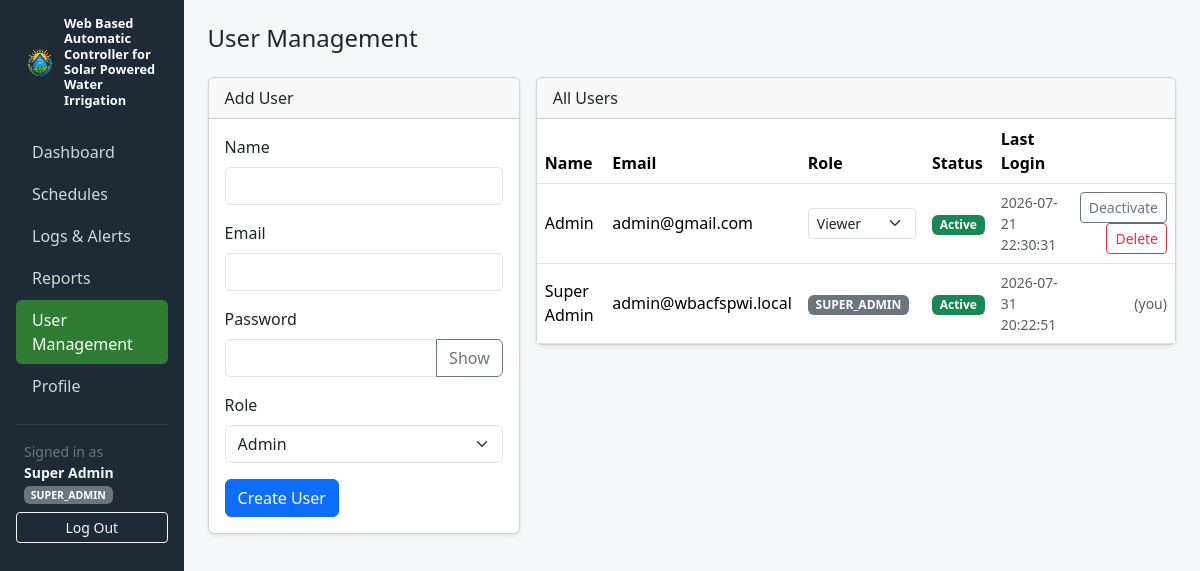
The page /admin/users.php (signed in) on the database its author committed.
### tables this page shows
CREATE TABLE IF NOT EXISTS users (
    id INT AUTO_INCREMENT PRIMARY KEY,
    name VARCHAR(100) NOT NULL,
    email VARCHAR(150) NOT NULL UNIQUE,
    password_hash VARCHAR(255) NOT NULL,
    role ENUM('super_admin', 'admin', 'viewer') NOT NULL DEFAULT 'viewer',
    is_active TINYINT(1) NOT NULL DEFAULT 1,
    security_question VARCHAR(50) NULL,
    security_answer_hash VARCHAR(255) NULL,
    last_login_at DATETIME NULL,
    created_at DATETIME NOT NULL DEFAULT CURRENT_TIMESTAMP
);

### src/helpers/Auth.php (called while the page is built, shortened)
<?php
class Auth
{
    public static function check(): bool
    {
        return isset($_SESSION['user_id']);
    }
    public static function user(): ?array
    {
        return [
            'id' => $_SESSION['user_id'],
            'name' => $_SESSION['user_name'],
            'email' => $_SESSION['user_email'],
            'role' => $_SESSION['user_role'],
        ];
    }
}

### config/database.php (called while the page is built, shortened)
<?php
function getDb(): PDO
{
    static $pdo = null;
    if ($pdo === null) {
        $dsn = 'mysql:host=' . DB_HOST . ';dbname=' . DB_NAME . ';charset=utf8mb4';
        $pdo = new PDO($dsn, DB_USER, DB_PASS, [
            PDO::ATTR_ERRMODE => PDO::ERRMODE_EXCEPTION,
            PDO::ATTR_DEFAULT_FETCH_MODE => PDO::FETCH_ASSOC,
            PDO::ATTR_EMULATE_PREPARES => false,
        ]);
    }
    return $pdo;
}

### src/models/User.php (called while the page is built, shortened)
<?php
class User
{
    public static function all(): array
    {
        $stmt = getDb()->query('SELECT id, name, email, role, is_active, last_login_at, created_at FROM users ORDER BY name ASC');
        return $stmt->fetchAll();
    }
}

### config/bootstrap.php (called while the page is built, shortened)
<?php
require_once __DIR__ . '/database.php';
require_once __DIR__ . '/../src/helpers/Auth.php';
spl_autoload_register(function (string $class) {
    $dirs = [
        __DIR__ . '/../src/models/',
        __DIR__ . '/../src/services/',
        __DIR__ . '/../src/controllers/',
    ];
    foreach ($dirs as $dir) {
        $path = $dir . $class . '.php';
        if (file_exists($path)) {
            return;
        }
    }
});

### public/admin/users.php (the view, shortened to what this page needs)
<?php
require_once __DIR__ . '/../../config/bootstrap.php';
$roleOptions = ['super_admin' => 'Super Admin', 'admin' => 'Admin', 'viewer' => 'Viewer'];
$users = User::all();
$superAdminCount = User::countSuperAdmins();
$activePage = 'users';
include __DIR__ . '/partials/head.php';
include __DIR__ . '/partials/sidebar.php';
?>
<h4 class="mb-4">User Management</h4>
<div class="row g-3">
    <div class="col-md-4">
        <div class="card shadow-sm">
            <div class="card-header">Add User</div>
            <div class="card-body">
                <form method="post" action="<?= BASE_URL ?>/admin/users.php">
                    <div class="mb-3">
                        <label class="form-label">Name</label>
                        <input type="text" name="name" class="form-control" required>
                    </div>
                    <div class="mb-3">
                        <label class="form-label">Email</label>
                        <input type="email" name="email" class="form-control" required>
                    </div>
                    <div class="mb-3">
                        <label class="form-label">Password</label>
                        <input type="password" name="password" class="form-control" minlength="8" required>
                    </div>
                    <div class="mb-3">
                        <label class="form-label">Role</label>
                        <select name="role" class="form-select">
                            <?php foreach ($roleOptions as $key => $label): ?>
                                <?php $disabled = ($key === 'super_admin' && $superAdminCount >= 1); ?>
                                <option value="<?= $key ?>" <?= $disabled ? 'disabled' : '' ?>>
                                    <?= $label ?><?= $disabled ? ' (Limit reached — 1 max)' : '' ?>
                                </option>
                            <?php endforeach; ?>
                        </select>
                    </div>
                    <button type="submit" class="btn btn-primary">Create User</button>
                </form>
            </div>
        </div>
    </div>
    <div class="col-md-8">
        <div class="card shadow-sm">
            <div class="card-header">All Users</div>
            <div class="table-responsive">
                <table class="table table-hover mb-0 align-middle">
                    <thead>
                        <tr>
                            <th>Name</th>
                            <th>Email</th>
                            <th>Role</th>
                            <th>Status</th>
                            <th>Last Login</th>
                            <th></th>
                        </tr>
                    </thead>
                    <tbody>
                        <?php foreach ($users as $u): ?>
                            <tr>
                                <td><?= htmlspecialchars($u['name']) ?></td>
                                <td><?= htmlspecialchars($u['email']) ?></td>
                                <td>
                                    <?php if ((int) $u['id'] === (int) $user['id']): ?>
                                        <span class="badge bg-secondary text-uppercase"><?= htmlspecialchars($u['role']) ?></span>
                                    <?php else: ?>
                                        <form method="post" action="<?= BASE_URL ?>/admin/users.php" class="d-inline-flex gap-1">
                                            <select name="role" class="form-select form-select-sm" onchange="this.form.submit()">
                                                <?php foreach ($roleOptions as $key => $label): ?>
                                                    <?php $disabled = ($key === 'super_admin' && $u['role'] !== 'super_admin' && $superAdminCount >= 1); ?>
                                                    <option value="<?= $key ?>" <?= $u['role'] === $key ? 'selected' : '' ?> <?= $disabled ? 'disabled' : '' ?>>
                                                        <?= $label ?><?= $disabled ? ' (Limit reached)' : '' ?>
                                                    </option>
                                                <?php endforeach; ?>
                                            </select>
                                        </form>
                                    <?php endif; ?>
                                </td>
                                <td>
                                    <span class="badge <?= $u['is_active'] ? 'bg-success' : 'bg-secondary' ?>">
                                        <?= $u['is_active'] ? 'Active' : 'Inactive' ?>
                                    </span>
                                </td>
                                <td class="small text-muted"><?= htmlspecialchars($u['last_login_at'] ?? 'Never') ?></td>
                                <td class="text-end">
                                    <?php if ((int) $u['id'] !== (int) $user['id']): ?>
                                        <form method="post" action="<?= BASE_URL ?>/admin/users.php" class="d-inline">
                                            <button type="submit" class="btn btn-sm btn-outline-secondary">
                                                <?= $u['is_active'] ? 'Deactivate' : 'Activate' ?>
                                            </button>
                                        </form>
                                        <form method="post" action="<?= BASE_URL ?>/admin/users.php" class="d-inline"
                                              onsubmit="return confirm('Delete this user?');">
                                            <button type="submit" class="btn btn-sm btn-outline-danger">Delete</button>
                                        </form>
                                    <?php else: ?>
                                        <span class="text-muted small">(you)</span>
                                    <?php endif; ?>
                                </td>
                            </tr>
                        <?php endforeach; ?>
                    </tbody>
                </table>
            </div>
        </div>
    </div>
</div>
<?php include __DIR__ . '/partials/footer.php'; ?>

### public/admin/partials/sidebar.php (shortened to what this page needs)
<?php
$activePage = $activePage ?? '';
$user = Auth::user();
$navItems = [
    'dashboard' => ['label' => 'Dashboard', 'href' => '/admin/dashboard.php', 'roles' => ['super_admin', 'admin', 'viewer']],
    'schedule'  => ['label' => 'Schedules', 'href' => '/admin/schedule.php', 'roles' => ['super_admin', 'admin']],
    'logs'      => ['label' => 'Logs & Alerts', 'href' => '/admin/logs.php', 'roles' => ['super_admin', 'admin']],
    'reports'   => ['label' => 'Reports', 'href' => '/admin/reports.php', 'roles' => ['super_admin', 'admin', 'viewer']],
    'users'     => ['label' => 'User Management', 'href' => '/admin/users.php', 'roles' => ['super_admin']],
    'profile'   => ['label' => 'Profile', 'href' => '/admin/profile.php', 'roles' => ['super_admin', 'admin', 'viewer']],
];
?>
<nav class="sidebar p-3" id="sidebar" style="width: 240px;">
    <div class="brand mb-4 px-2 d-flex align-items-center gap-2">
        <img src="<?= BASE_URL ?>/assets/img/logo.png" alt="Logo" class="brand-logo flex-shrink-0">
        <span>Web Based Automatic Controller for Solar Powered Water Irrigation</span>
    </div>
    <ul class="nav nav-pills flex-column mb-auto">
        <?php foreach ($navItems as $key => $item): ?>
            <li class="nav-item">
                <a href="<?= BASE_URL . $item['href'] ?>" class="nav-link <?= $activePage === $key ? 'active' : '' ?>">
                    <?= htmlspecialchars($item['label']) ?>
                </a>
            </li>
        <?php endforeach; ?>
    </ul>
    <hr class="text-secondary">
    <div class="px-2 small text-secondary mb-2">
        Signed in as<br>
        <strong class="text-light"><?= htmlspecialchars($user['name']) ?></strong>
        <span class="badge bg-secondary text-uppercase"><?= htmlspecialchars($user['role']) ?></span>
    </div>
    <a href="<?= BASE_URL ?>/logout.php" class="btn btn-sm btn-outline-light w-100">Log Out</a>
</nav>
<main class="flex-grow-1 p-4">

### public/assets/css/app.css (style rules this page uses)
body { background-color: #f4f6f8; }
.sidebar { min-height: 100vh; background-color: #1e2a35; color: #cfd8dc; }
.sidebar .nav-link { color: #cfd8dc; border-radius: 6px; margin-bottom: 2px; }
.sidebar .nav-link.active { background-color: #2e7d32; color: #fff; }
.sidebar .brand { color: #fff; font-weight: 600; font-size: 0.8rem; line-height: 1.2; }
.brand-logo { height: 32px; width: 32px; object-fit: contain; }

### rows shown on the page
users: name "Super Admin", role "SUPER_ADMIN", email "admin@wbacfspwi.local", is_active "Active", last_login_at "2026-07-31 20:22:51", shows "(you)"
users: name "Admin", email "admin@gmail.com", role "Viewer", is_active "Active", last_login_at "2026-07-21 22:30:31"

### other values the page prints
$item['label'] "Dashboard"
$item['label'] "Schedules"
$item['label'] "Logs & Alerts"
$item['label'] "Reports"
$item['label'] "User Management"
$item['label'] "Profile"
form field role "Admin"
